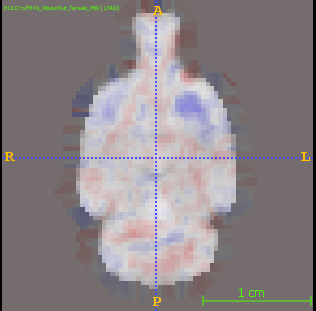
#> input picture Regression_pictures/1-1.png, 316 x 311 px, found by its file name
$ jupyter execute --allow-errors Regression_Images.ipynb
#> lines starting #> are read from the running program, lines starting #| are printed output that depends on the picture
[cell 1]
import cv2
import numpy as np
import matplotlib.pyplot as plt

[cell 2]
def grid_display(list_of_images, list_of_titles=[], no_of_columns=5, figsize=(25,25)):

    fig = plt.figure(figsize=figsize)
    column = 0
    for i in range(len(list_of_images)):
        column += 1
        #  check for end of column and create a new figure
        if column == no_of_columns+1:
            fig = plt.figure(figsize=figsize)
            column = 1
        fig.add_subplot(1, no_of_columns, column)
        plt.imshow(list_of_images[i])
        plt.axis('off')
        if len(list_of_titles) >= len(list_of_images):
            plt.title(list_of_titles[i])

[cell 3]
image = [cv2.imread("Regression_pics/1-1.png"), cv2.imread("Regression_pics/1-2.png"), cv2.imread("Regression_pics/1-3.png"), cv2.imread("Regression_pics/1-4.png"), cv2.imread("Regression_pics/1-5.png"),
         cv2.imread("Regression_pics/2-1.png"), cv2.imread("Regression_pics/2-2.png"), cv2.imread("Regression_pics/2-3.png"), cv2.imread("Regression_pics/2-4.png"), cv2.imread("Regression_pics/2-5.png"),
         cv2.imread("Regression_pics/3-1.png"), cv2.imread("Regression_pics/3-2.png"), cv2.imread("Regression_pics/3-3.png"), cv2.imread("Regression_pics/3-4.png"), cv2.imread("Regression_pics/3-5.png"),
         cv2.imread("Regression_pics/4-1.png"), cv2.imread("Regression_pics/4-2.png"), cv2.imread("Regression_pics/4-3.png"), cv2.imread("Regression_pics/4-4.png"), cv2.imread("Regression_pics/4-5.png"),
         cv2.imread("Regression_pics/5-1.png"), cv2.imread("Regression_pics/5-2.png"), cv2.imread("Regression_pics/5-3.png"), cv2.imread("Regression_pics/5-4.png"), cv2.imread("Regression_pics/5-5.png"),
         cv2.imread("Regression_pics/6-1.png"), cv2.imread("Regression_pics/6-2.png"), cv2.imread("Regression_pics/6-3.png"), cv2.imread("Regression_pics/6-4.png"), cv2.imread("Regression_pics/6-5.png"),
         cv2.imread("Regression_pics/7-1.png"), cv2.imread("Regression_pics/7-2.png"), cv2.imread("Regression_pics/7-3.png"), cv2.imread("Regression_pics/7-4.png"), cv2.imread("Regression_pics/7-5.png"),
         cv2.imread("Regression_pics/8-1.png"), cv2.imread("Regression_pics/8-2.png"), cv2.imread("Regression_pics/8-3.png"), cv2.imread("Regression_pics/8-4.png"), cv2.imread("Regression_pics/8-5.png"),
         cv2.imread("Regression_pics/9-1.png"), cv2.imread("Regression_pics/9-2.png"), cv2.imread("Regression_pics/9-3.png"), cv2.imread("Regression_pics/9-4.png"), cv2.imread("Regression_pics/9-5.png"),
         cv2.imread("Regression_pics/10-1.png"), cv2.imread("Regression_pics/10-2.png"), cv2.imread("Regression_pics/10-3.png"), cv2.imread("Regression_pics/10-4.png"), cv2.imread("Regression_pics/10-5.png")
        ]
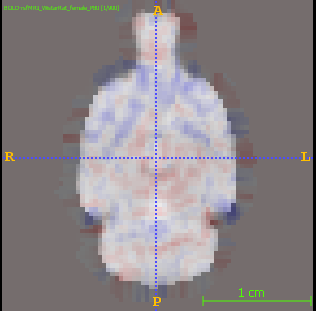
#> input picture Regression_pictures/1-2.png, 316 x 311 px, found by its file name
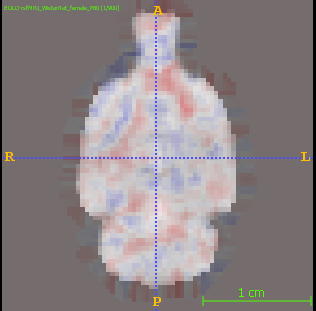
#> input picture Regression_pictures/1-3.png, 316 x 311 px, found by its file name
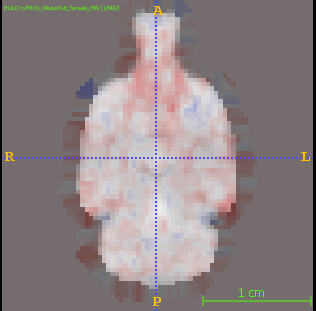
#> input picture Regression_pictures/1-4.png, 316 x 311 px, found by its file name
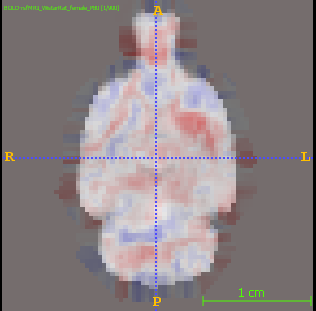
#> input picture Regression_pictures/1-5.png, 316 x 311 px, found by its file name
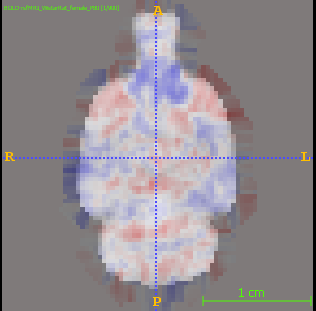
#> input picture Regression_pictures/2-1.png, 316 x 311 px, found by its file name

titles = []
for i in range (1,11):
    for j in range(1,6):
        titles.append("Regression " + str(i)+"-" + str(j))
# [7 lines of commented-out code are left out]
